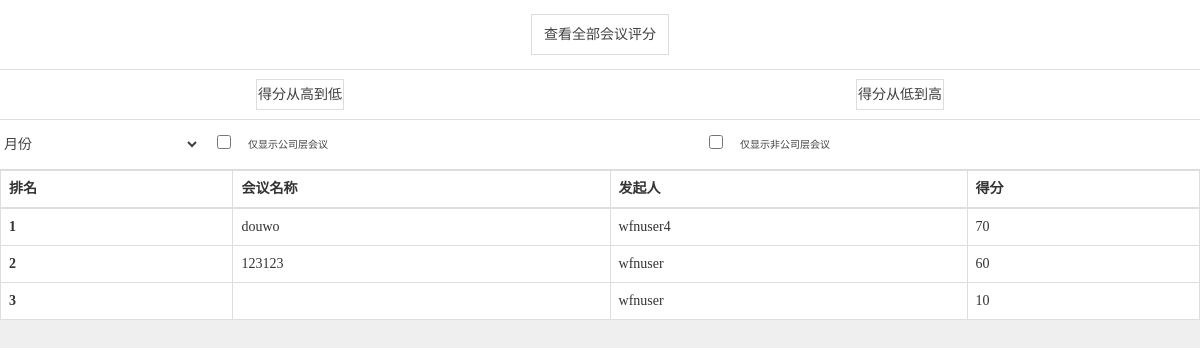
The app's page /index.php/meet/rank, older data.
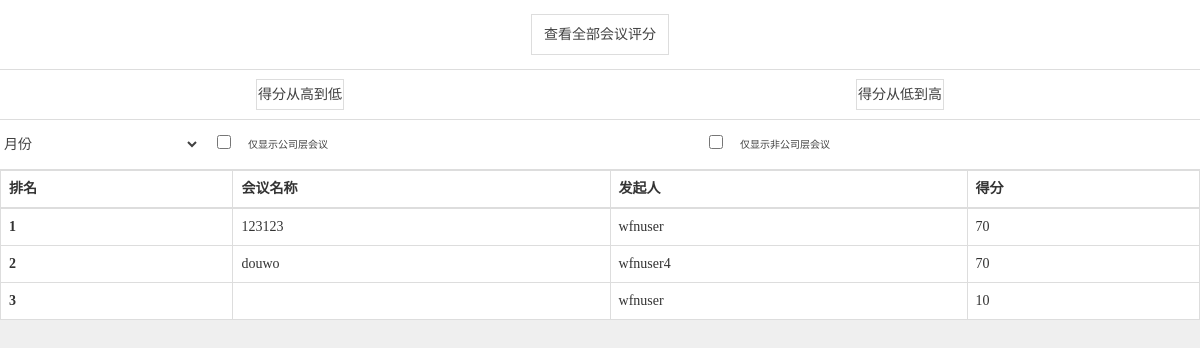
The same page, newer data.
### tables this page shows
CREATE TABLE `meeting` (
`mid` int(11) NOT NULL,
  `muid` int(11) NOT NULL COMMENT 'creater',
  `mplanbt` timestamp NULL DEFAULT NULL,
  `mplanet` timestamp NULL DEFAULT NULL,
  `mactbt` timestamp NULL DEFAULT NULL,
  `mactet` timestamp NULL DEFAULT NULL,
  `mrid` int(11) NOT NULL,
  `mremind` int(11) NOT NULL,
  `mchecktype` int(11) NOT NULL COMMENT '0 = location 1 = qrcode',
  `mmembernum` int(11) NOT NULL,
  `mconfirm` int(11) NOT NULL COMMENT '高层=1',
  `mattach` mediumtext NOT NULL,
  `mstate` int(11) NOT NULL COMMENT 'draft = 0 发布=1',
  `mcreatet` timestamp NOT NULL DEFAULT '0000-00-00 00:00:00',
  `mpass` int(11) NOT NULL,
  `mname` varchar(20) NOT NULL,
  `mscore` int(11) DEFAULT NULL,
  `mfilename` varchar(30) NOT NULL,
  `mfiletime` timestamp NULL DEFAULT NULL,
  `mapartment` int(11) NOT NULL
);

CREATE TABLE `user` (
`uid` int(11) NOT NULL,
  `uname` varchar(10) NOT NULL,
  `type` int(11) NOT NULL,
  `uabsentnum` int(11) NOT NULL,
  `ulatenum` int(11) NOT NULL,
  `ulatest` int(11) NOT NULL COMMENT 'lateorabsent'
);

### application/controllers/Meet.php (called while the page is built, shortened)
<?php
class Meet extends CI_Controller {
    public function __construct()
    {
        $this->load->helper(array('form', 'url'));
    }
	public function rank()
	{
		$this->load->model('meet_model');
		$data['list'] = $this->meet_model->rank();
		$this->load->view('cxqbhypf',$data);
	}
}

### index.php (called while the page is built, shortened)
<?php
require_once BASEPATH.'core/CodeIgniter.php';

### application/models/Meet_model.php (called while the page is built, shortened)
<?php
class Meet_model extends CI_Model {
    public function rank()
    {
        $sql = "SELECT * FROM meeting,user WHERE mstate=1 AND user.uid = meeting.muid AND NOT ISNULL(mscore) ORDER BY mscore desc";
        $sql = $this->db->query($sql);
        $result = $sql->result_array();
        return $result;
    }
}

### application/views/cxqbhypf.php (the view, shortened to what this page needs)
<!DOCTYPE html>
<html>
<head lang="en">
    <link rel="stylesheet" href="<?php echo base_url('css/bootstrap.min.css');?>">
    <link rel="stylesheet" href="<?php echo base_url('css/index.css');?>">
</head>
<body >
<div class="container-fluid "  style="margin-bottom:100px">
	<div class="row xjhy" style="height:70px;line-height:70px">
		<div class="col-xs-8 col-xs-offset-2"  style="line-height:70px;    text-align: center;">
			<span style="padding:12px;border:1px solid #dddddd;">查看全部会议评分</span>
		</div>
    </div>
	<div class="row xjhy" >
		<div class="col-xs-4 col-xs-offset-1" style="padding:0;    text-align: center;">
			<span style="padding:7px 1px;;border:1px solid #dddddd;">得分从高到低</span>
		</div>
		<div class="col-xs-4 col-xs-offset-2" style="padding:0;    text-align: center;">
			<span style="padding:7px 1px;;border:1px solid #dddddd;">得分从低到高</span>
		</div>
	</div>
	<div class="row xjhy" >
		<div class="col-xs-2" style="padding:0">
			<select style='width:100%;'>
				<option style="width:10px">月份</option>
			</select>
		</div>
		<div class="col-xs-1 check" >
			<input type="checkbox">
		</div>
		<div class="col-xs-4 checkTitle" >
			仅显示公司层会议
		</div>
		<div class="col-xs-1 check" >
			<input type="checkbox">
		</div>
		<div class="col-xs-4 checkTitle" style="width:38%;">
			仅显示非公司层会议
		</div>
    </div>
	<div class="row " >
		<table class="table table-bordered" style="background-color:#fff">
		  <thead>
			<tr>
			  <th>排名</th>
			  <th>会议名称</th>
			  <th>发起人</th>
			  <th>得分</th>
			</tr>
		  </thead>
		  <tbody>
		  	<?php
		  		$count = 0;
		  		foreach ($list as $r) {
		  			$count++;
		  	?>
			<tr>
			  <th scope="row"><?php echo $count?></th>
			  <td><?php echo $r["mname"];?></td>
			  <td><?php echo $r["uname"];?></td>
			  <td><?php echo $r["mscore"];?></td>
			</tr>
			<?php
				}
			?>
		  </tbody>
		</table>
    </div>
</div>
</body>
</html>

Row changes from the older to the newer data that the page shows:
changed meeting (number 1 of 3 on the later page): mscore "60" → "70"; moves up the list
